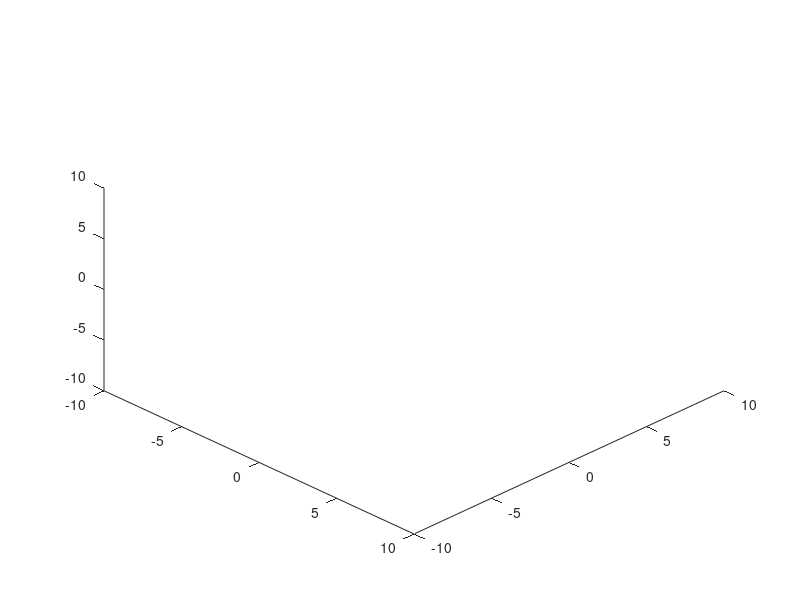

The MATLAB source for this figure: (Note: this script raises an error after producing the figure.)
% x = [0 0 0; 0 0 2; 0 2 2; 0 2 0];
% y = [2 0 2; 0 0 2; 0 0 0; 2 0 0];
% z = [2 0 2; 2 2 2; 0 2 2; 0 0 2];
% c = [2 2 2; 3 3 0; 2 2 2; 0 0 3];
% fill3(x,y,z,c)
close all;
clear all;
clc;

figure(1);
 xlim([-10 10])
 ylim([-10 10])
 zlim([-10 10])
 view([45 45])

T=eye(3);
r=3;

draw_revolute(r,T,'b')

function draw_revolute(r,T,c)
hold on;

h=3*r;

% [X,Y,Z] = cylinder(r,r*50);
nx_pts=linspace(-.5*h,+.5*h,500);
ny_pts=linspace(0,360,500)*pi/180;
[X_pts,Y_pts]=meshgrid(nx_pts,ny_pts);
y_pts=r*cos(ny_pts);
z_pts=r*sin(ny_pts);
x_pts=nx_pts;
[Y,Z]=meshgrid(y_pts,z_pts);
X=X_pts;
surf(X,Y,Z,'EdgeColor','none','FaceColor','r','FaceAlpha',.5);
fill3(X(1,:),Y(1,:),Z(1,:),'r')
fill3(X(2,:),Y(2,:),Z(2,:),'r')

% Z(1,:) = -.5*h*ones(1,size(Z,2));
% Z(2,:) = +.5*h*ones(1,size(Z,2));

% pts=[X(1,:);Y(1,:);Z(1,:);ones(size(X));
% Y=
% surf(X,Y,Z,'EdgeColor','none','FaceColor','r','FaceAlpha',.5);

% th = 0:pi/r*50:2*pi;
% x_circle = r * cos(th) + 0;
% y_circle = r * sin(th) + 0;
% z_circle_bottom=0*ones(size(x_circle));
% z_circle_top=h*ones(size(x_circle));
% % circles = plot3(x_circle, y_circle,z_circle);
% fill3(x_circle, y_circle,z_circle_bottom, c)
% fill3(x_circle, y_circle,z_circle_top, c)
hold off
end
